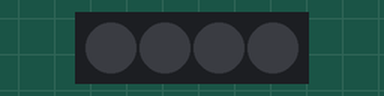
This sketch was run on a simulated Arduino Uno, built with avr-gcc and run on an emulated ATmega328P. Shown: 4 RGB LEDs in strip order, left to right.

Above: at 0.15 s.
At 2.01 s:
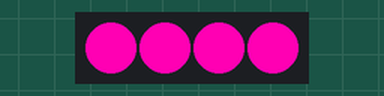
At 3.87 s:
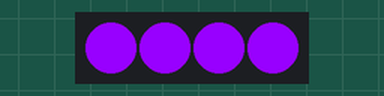
At 5.73 s:
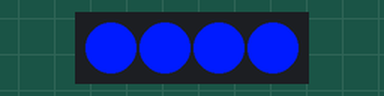
At 7.59 s:
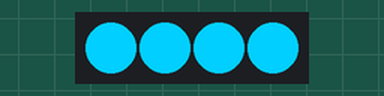
At 39.67 s:
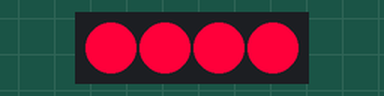
Timing chart, 0 to 40.0 s (numbered marks = the images above):
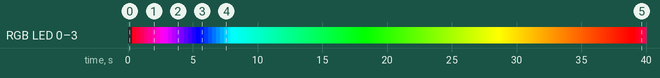

Measured:
- by itself, RGB LED 0–3: off → RGB(255, 0, 29) at 0.31 s, → RGB(255, 0, 59) 0.31 s later, → RGB(255, 0, 89) 0.31 s later, → RGB(255, 0, 119) 0.31 s later, … (793 changes in this stretch)

The sketch:

ledman.ino
```cpp
#include <FastLED.h>
#define LED_PIN     3
#define NUM_LEDS    4
#define KNOB_1      0
#define KNOB_2      1
#define wait_time   40 // time between color chnge

CRGB leds[NUM_LEDS];

void setup() {
  // Leds
  FastLED.addLeds<WS2812, LED_PIN, GRB>(leds, NUM_LEDS);
  // Potenciometer
  Serial.begin(9600); //Initial serial communication at 9600 bits per second
}

void loop(){

//start from red
  for( int colorStep=0; colorStep <= 255; colorStep++ ) {

  int r = 255;
  int g = 0;
  int b = colorStep;

  // Now loop though each of the LEDs and set each one to the current color
  for(int x = 0; x < NUM_LEDS; x++){
      leds[x] = CRGB(r,g,b);
  }

  // Display the colors we just set on the actual LEDs
      delay(10);
      FastLED.show();
      }

    //into blue
      for( int colorStep=255; colorStep >= 0; colorStep-- ) {

      int r = colorStep;
      int g = 0;
      int b = 255;

      // Now loop though each of the LEDs and set each one to the current color
      for(int x = 0; x < NUM_LEDS; x++){
          leds[x] = CRGB(r,g,b);
      }

      // Display the colors we just set on the actual LEDs
  delay(10);
  FastLED.show();
  }

//start from blue
  for( int colorStep=0; colorStep <= 255; colorStep++ ) {

      int r = 0;
      int g = colorStep;
      int b = 255;

      // Now loop though each of the LEDs and set each one to the current color
      for(int x = 0; x < NUM_LEDS; x++){
          leds[x] = CRGB(r,g,b);
      }

      // Display the colors we just set on the actual LEDs
  delay(10);
  FastLED.show();
  }

//into green
  for( int colorStep=255; colorStep >= 0; colorStep-- ) {

      int r = 0;
      int g = 255;
      int b = colorStep;

      // Now loop though each of the LEDs and set each one to the current color
      for(int x = 0; x < NUM_LEDS; x++){
          leds[x] = CRGB(r,g,b);
      }

      // Display the colors we just set on the actual LEDs
  delay(wait_time);
  LEDS.show();
  }

//start from green
  for( int colorStep=0; colorStep <= 255; colorStep++ ) {

      int r = colorStep;
      int g = 255;
      int b = 0;

      // Now loop though each of the LEDs and set each one to the current color
      for(int x = 0; x < NUM_LEDS; x++){
          leds[x] = CRGB(r,g,b);
      }

      // Display the colors we just set on the actual LEDs
  delay(wait_time);
  LEDS.show();
  }

//into yellow
  for( int colorStep=255; colorStep >= 0; colorStep-- ) {

      int r = 255;
      int g = colorStep;
      int b = 0;

      // Now loop though each of the LEDs and set each one to the current color
      for(int x = 0; x < NUM_LEDS; x++){
          leds[x] = CRGB(r,g,b);
      }

      // Display the colors we just set on the actual LEDs
  delay(wait_time);
  LEDS.show();
  }


} //end main loop

//void loop() {
//
//
//  // Potentiometer
////  int val_1 = analogRead(KNOB_1); // Read the input on analog pin
////  int val_2 = analogRead(KNOB_2); // Read the input on analog pin
////  //val = map(val, 0, 1024, 0, 255);
////  val_1 = val_1/4; //0-1024 255
////  val_2 = val_2/4; //0-1024 255
//
//  //Serial.println(val_1);
//  //Serial.println(val_2);
//
//  //leds[0] = CRGB(val_1, val_1, val_1);
//  //leds[1] = CRGB(val_2, val_2, val_2);
//  //leds[2] = CRGB(236, 103, 91);
//  //leds[3] = CRGB(237, 104, 92);
//  //FastLED.show();
//
//  int val_1 = analogRead(KNOB_1);
//  val_1 = val_1/4;
//  FastLED.setBrightness(  val_1 );
//
//  // Leds
//  for(int i = 0; i <= 3; i++){
//    leds[i] = CRGB(0,255,0);
//    FastLED.show();
//    delay(90);
//  }
////
//  for(int i = 3; i >= 0; i--){
//    leds[i] = CRGB(0,0,255);
//    FastLED.show();
//    delay(90);
//  }
//
//  //leds[3] = CRGB(0,sensorValue,255);
//
//  //Serial.println(sensorValue);
//  //delay(1); //delay between reads for stability
//
//}
//
//void setColourRgb(unsigned int red, unsigned int green, unsigned int blue) {
//  analogWrite(redPin, red);
//  analogWrite(greenPin, green);
//  analogWrite(bluePin, blue);
// }
```
